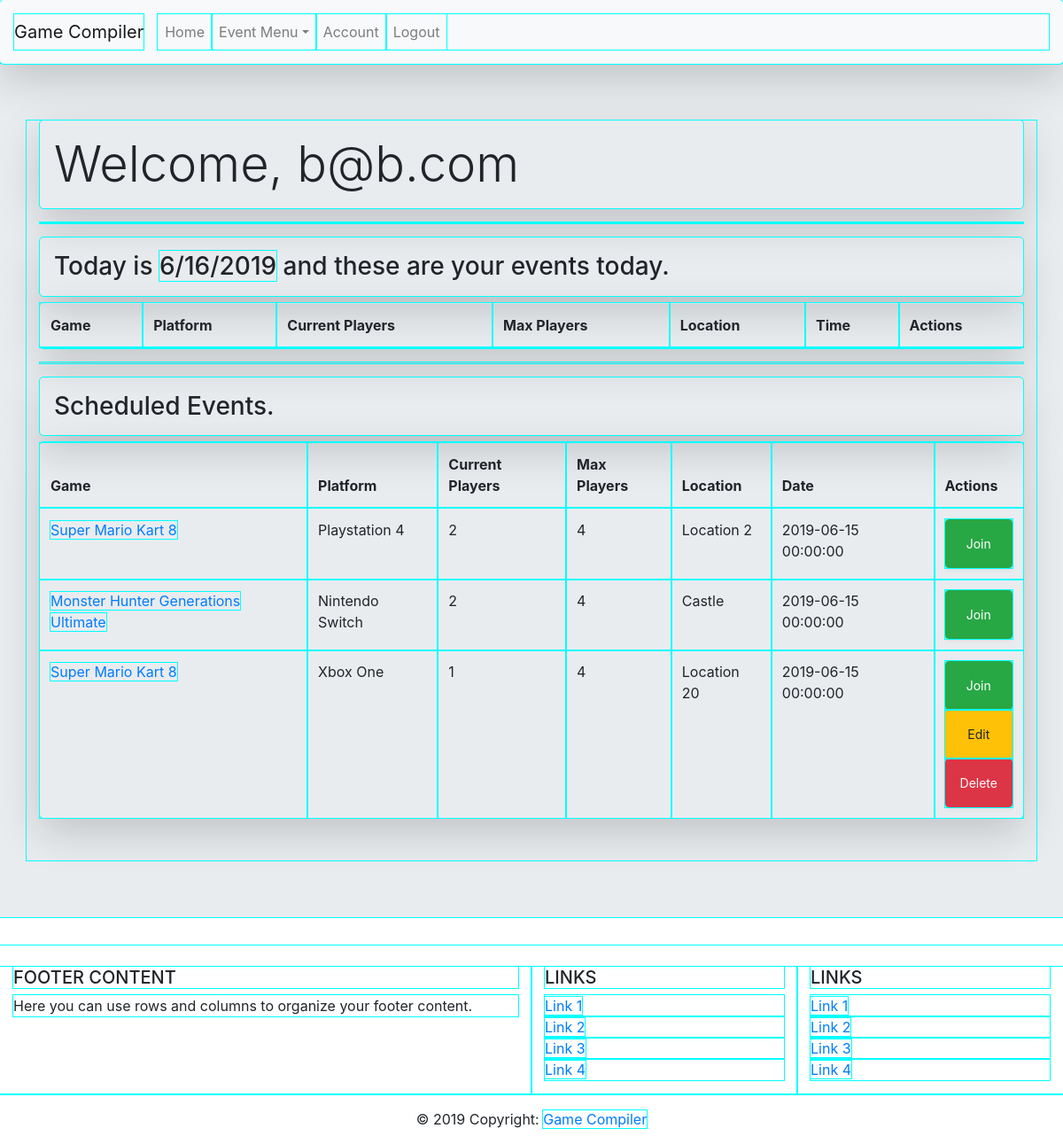
Screenshot of /welcome/user (signed in) with the database file from the repository.
### app.py (models this page shows)
class Event(db.Model):
    __tablename__ = "event"
    id = db.Column(db.Integer, primary_key=True)
    game = db.Column(db.String(45))
    platform = db.Column(db.String(45))
    location = db.Column(db.String(90))
    event_date = db.Column(db.DateTime)
    event_time = db.Column(db.DateTime)
    max_players = db.Column(db.Integer)
    current_players = db.Column(db.Integer)
    event_poster = db.Column(db.Integer)
    created_at = db.Column(db.DateTime, server_default=func.now())
    updated_at = db.Column(db.DateTime, server_default=func.now(),
                           onupdate=func.now())
    users_for_events = db.relationship('User', secondary=users_events)

### app.py (the view)
@app.route("/welcome/user")
def welcome_user():
    if 'login' not in session:
        flash("Your are not logged in!")
        return redirect("/")
    else:
        todays_datetime = datetime(datetime.today().year, datetime.today().month, datetime.today().day)
        eventDateQuery = Event.query.filter(Event.users_for_events.any(id=session['userid']), Event.event_date == todays_datetime).order_by('event_date').all()
        eventQuery = Event.query.filter(Event.users_for_events.any(id=session['userid'])).order_by('event_date').all()
        return render_template("user_welcome.html", eventQuery=eventQuery, eventDateQuery=eventDateQuery)

### templates/user_welcome.html (shortened to what this page needs)
<!DOCTYPE html>
<html lang="en">
    <head>
        <link href="https://stackpath.bootstrapcdn.com/bootstrap/4.3.1/css/bootstrap.min.css" rel="stylesheet">
        <link rel="stylesheet" type="text/css" href="../static/css/user_welcome.css">
    </head>
    <body>
        <nav class="navbar navbar-expand-lg navbar-light bg-light shadow-lg p-3 mb-7 rounded">
        <a class="navbar-brand" href="#">Game Compiler</a>
        <div class="collapse navbar-collapse" id="navbarSupportedContent">
            <ul class="navbar-nav mr-auto">
                <li class="nav-item">
                    <a class="nav-link" href="/welcome/user">Home</a>
                </li>
                <li class="nav-item dropdown">
                    <a class="nav-link dropdown-toggle" href="#" id="navbarDropdown" role="button" data-toggle="dropdown" aria-haspopup="true" aria-expanded="false">Event Menu</a>
                </li>
                <li class="nav-item">
                    <a class="nav-link" href="/account/user/{{ session.userid }}">Account</a>
                </li>
                <li class="nav-item">
                    <a class="nav-link" href="/logout/user">Logout</a>
                </li>
            </ul>
        </div>
    </nav>
    <div class="jumbotron jumbotron-fluid">
        <div class="container">
            <div class="row">
                <div class="col-sm">
                    <h1 class="display-4 shadow-lg p-3 mb-7 rounded">Welcome, {{ session.name }}</h1>
                    <hr>
                <h3 class="shadow-lg p-3 mb-7 rounded">Today is <span id="datetime"></span> and these are your events today.</h3>
                    <table class="table shadow-lg p-3 mb-7 rounded">
                        <thead>
                            <tr>
                                <th scope="col">Game</th>
                                <th scope="col">Platform</th>
                                <th scope="col">Current Players</th>
                                <th scope="col">Max Players</th>
                                <th scope="col">Location</th>
                                <th scope="col">Time</th>
                                <th scope="col">Actions</th>
                            </tr>
                        </thead>
                    </table>
                    <hr>
                    <h3 class="shadow-lg p-3 mb-7 rounded">Scheduled Events.</h3>
                    <table class="table shadow-lg p-3 mb-5 rounded">
                        <thead>
                            <tr>
                                <th scope="col">Game</th>
                                <th scope="col">Platform</th>
                                <th scope="col">Current Players</th>
                                <th scope="col">Max Players</th>
                                <th scope="col">Location</th>
                                <th scope="col">Date</th>
                                <th scope="col">Actions</th>
                            </tr>
                        </thead>
                        <tbody>
                            {% for event in eventQuery %}
                            <tr>
                                <td><a href="/event/view/{{ event.id }}">{{ event.game }}</a></td>
                                <td>{{ event.platform }}</td>
                                <td>{{ event.current_players }}</td>
                                <td>{{ event.max_players }}</td>
                                <td>{{ event.location }}</td>
                                <td>{{ event.event_date }}</td>
                                <td>
                                    <form action="/join/event/{{ event.id }}">
                                        <button  type="submit" class="btn btn-success btn-sm btn-block shadow-sm p-3 mb-7 rounded">Join</button>
                                    </form>
                                    {% if event.event_poster == session.userid %}
                                    <form action="/event/details/{{ event.id }}">
                                        <button type="submit" class="btn btn-warning btn-sm btn-block shadow-sm p-3 mb-7 rounded">Edit</button>
                                    </form>
                                    <form action="/delete/event/{{ event.id }}">
                                        <button type="submit" class="btn btn-danger btn-sm btn-block shadow-sm p-3 mb-7 rounded">Delete</button>
                                    </form>
                                    {% endif %}
                                </td>
                            </tr>
                            {% endfor %}
                        </tbody>
                    </table>
                </div>
            </div>
        </div>
    </div>
    <footer class="page-footer font-small blue pt-4">
        <div class="container-fluid text-center text-md-left">
            <div class="row">
                <div class="col-md-6 mt-md-0 mt-3">
                    <h5 class="text-uppercase">Footer Content</h5>
                    <p>Here you can use rows and columns to organize your footer content.</p>
                </div>
                <div class="col-md-3 mb-md-0 mb-3">
                    <h5 class="text-uppercase">Links</h5>
                    <ul class="list-unstyled">
                        <li>
                            <a href="#!">Link 1</a>
                        </li>
                        <li>
                            <a href="#!">Link 2</a>
                        </li>
                        <li>
                            <a href="#!">Link 3</a>
                        </li>
                        <li>
                            <a href="#!">Link 4</a>
                        </li>
                    </ul>
                </div>
                <div class="col-md-3 mb-md-0 mb-3">
                    <h5 class="text-uppercase">Links</h5>
                    <ul class="list-unstyled">
                        <li>
                            <a href="#!">Link 1</a>
                        </li>
                        <li>
                            <a href="#!">Link 2</a>
                        </li>
                        <li>
                            <a href="#!">Link 3</a>
                        </li>
                        <li>
                            <a href="#!">Link 4</a>
                        </li>
                    </ul>
                </div>
            </div>
        </div>
        <div class="footer-copyright text-center py-3">© 2019 Copyright:
            <a href="https://mdbootstrap.com/education/bootstrap/"> Game Compiler</a>
        </div>
    </footer>
    </body>
</html>

### templates/user_welcome.html (style rules this page uses)
* { outline-color: cyan; outline-style: solid; outline-width: 1px; }

### rows the page displays
Event: game "Super Mario Kart 8", platform "Playstation 4", current_players "2", max_players "4", location "Location 2", event_date "2019-06-15 00:00:00"
Event: game "Monster Hunter Generations Ultimate", platform "Nintendo Switch", current_players "2", max_players "4", location "Castle", event_date "2019-06-15 00:00:00"
Event: game "Super Mario Kart 8", platform "Xbox One", current_players "1", max_players "4", location "Location 20", event_date "2019-06-15 00:00:00"

### other values shown
{{ session.name }} "b@b.com"
